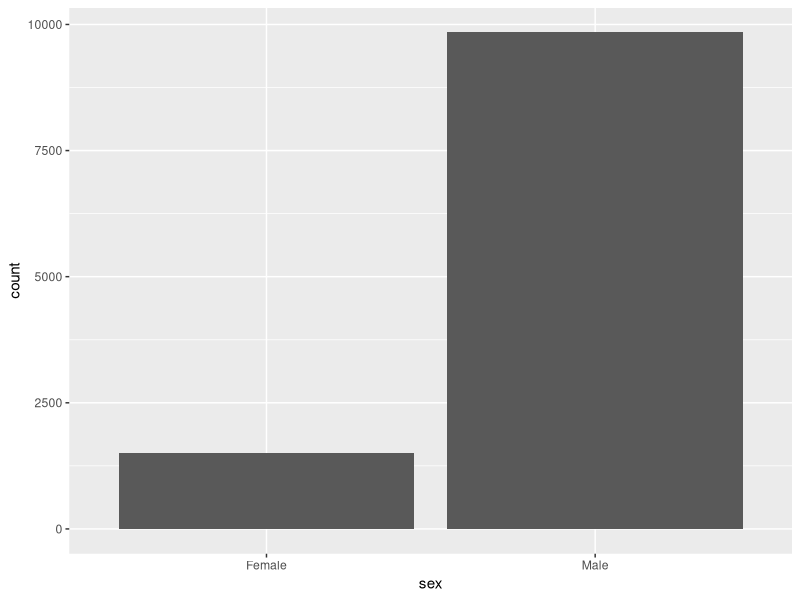
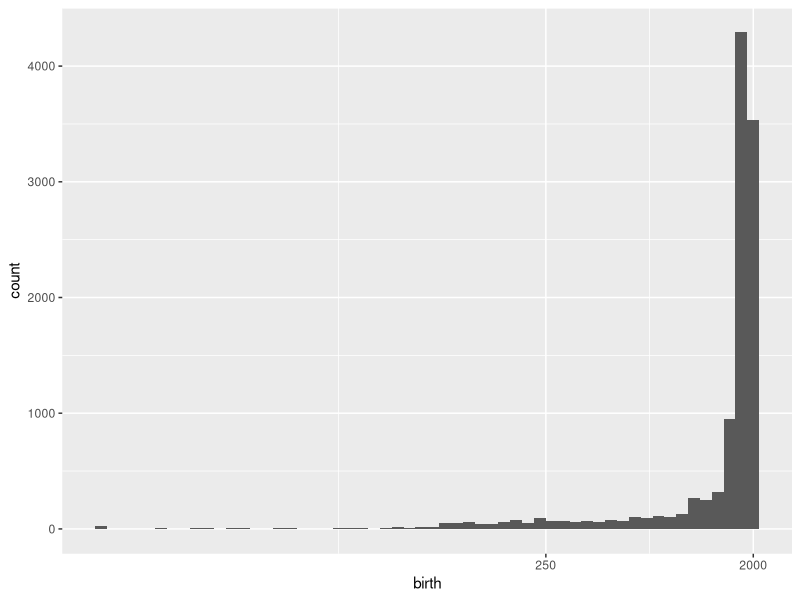

Recreate these plots in R, in order.
library(ggplot2)
library(gridExtra)

#Load Data

base <- read.csv("data/database.csv")

db <- subset(base, 
             select = c("full_name","sex", "birth_year", "city", "country", 
                        "continent", "occupation", "industry", "domain", 
                        "article_languages", "page_views", "average_views",
                        "historical_popularity_index"))


db$birth <- as.numeric(paste(db$birth_year))
db <- subset(db, !is.na(birth))

#Exploration

#Sex

ggplot(db, aes(x = sex)) + 
  geom_bar()

#Birth

ggplot(db, aes(x = birth))+
  geom_histogram(binwidth = 100) +
  scale_x_continuous(breaks = c(-5000,2000,250))

str(db)
